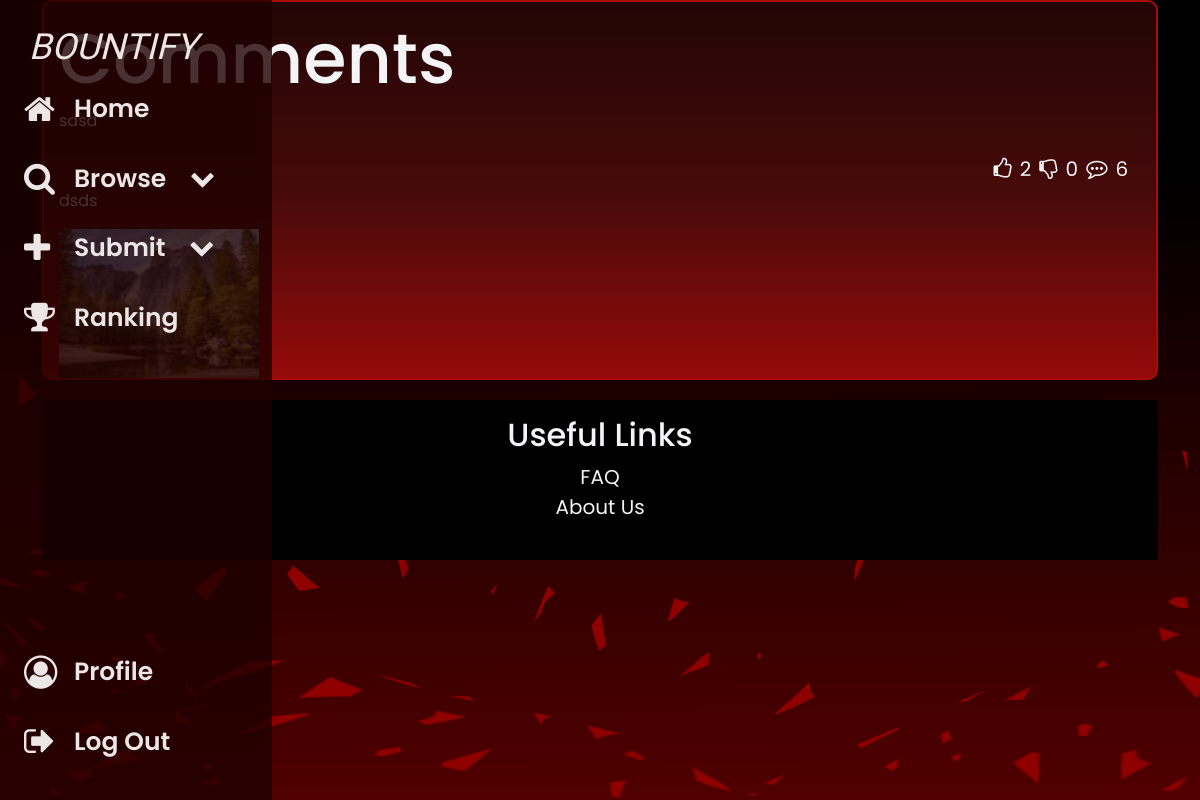
The page /post/2 (signed in) on the database as committed earlier.
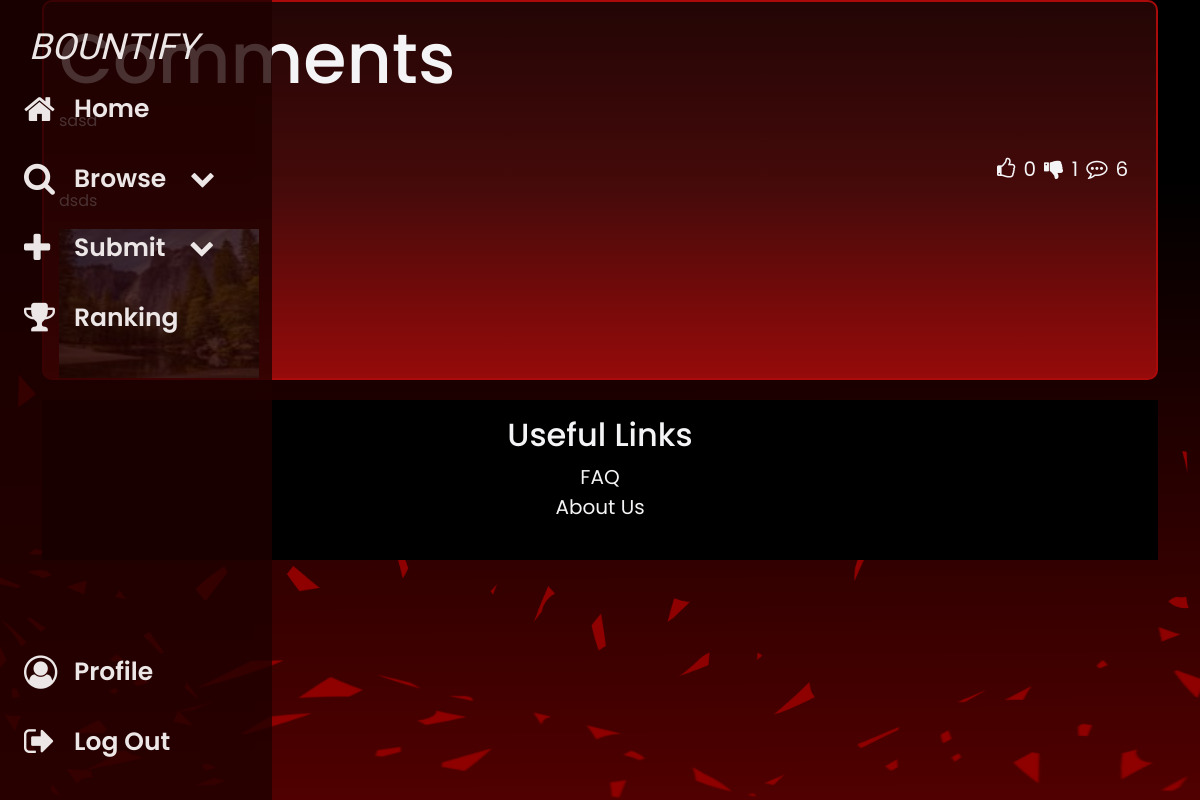
The same page on the database as committed later.
### app/models.py (models this page shows)
class Post(db.Model): #discussion posts, flag = "discussion"
    pid = db.Column(db.Integer, primary_key=True)
    uid = db.Column(db.Integer, db.ForeignKey('user.uid'))
    user = db.relationship('User', backref='post')
    title = db.Column(db.String(100))
    img = db.Column(db.String(100), nullable=False)
    desc = db.Column(db.String(1000))
    flag = db.Column(db.String(100)) #Bounty, Listing, Discussion
    timestamp = db.Column(db.DateTime(timezone=True), default=func.now())
    likes = db.Column(db.Integer, default = 0)
    dislikes = db.Column(db.Integer, default = 0)
    price = db.Column(db.Integer, default = 0)
    status = db.Column(db.String(100))
    com_num = db.Column(db.Integer, default = 0)
    claimed = db.Column(db.String(100), default=False) #if the logged in user has claimed this bounty or not

### app/routes.py (the view, shortened to what this page needs)
@routes.route('/post/<int:post_id>', methods=['GET', 'POST'])
def post(post_id):
    post = Post.query.get_or_404(post_id)
    comments = Comments.query.filter_by(pid=post_id).all()
    form = CommentForm()
    lip = [like.pid for like in Likes.query.filter_by(uid=current_user.uid, liked=True).all()]
    dip = [like.pid for like in Likes.query.filter_by(uid=current_user.uid, disliked=True).all()]
    return render_template('post.html', user=current_user, post=post, comments=comments, form=form, lip=lip, dip=dip)

### app/__init__.py (called while the page is built)
def create_app(config_class=Config):
    app = Flask(__name__)
    app.config.from_object(config_class)
    app.config['SECRET_KEY'] = os.environ.get('FLASK_SECRET_KEY', 'default_secret_key')
    app.config['SQLALCHEMY_DATABASE_URI'] = f'sqlite:///{DB_NAME}'
    app.config['POST_FOLDER'] = 'static/posts'
    db.init_app(app)
    migrate.init_app(app, db)  # Initialize Flask-Migrate with the app and db
    from .routes import routes
    from .auth import auth
    from .models import User, Post, Comments, Likes, Sell, Promote
    with app.app_context():
        db.create_all()
    app.register_blueprint(routes, url_prefix='/')
    app.register_blueprint(auth, url_prefix='/')
    login_manager = LoginManager()
    login_manager.login_view = 'auth.login'
    login_manager.init_app(app)
    @login_manager.user_loader
    def load_user(id):
        return User.query.get(int(id))
    return app

### app/templates/post.html (shortened to what this page needs)
{% extends "base.html" %}
{% block content %}
<div class="home">
    <div class="container">
        <div class="postbubble">
            <div class="comments-container">
                <h1>Comments</h1>
                <p>{{ post.title }}</p>
                <div class="reactbar" style="opacity: 1">
                    <button id="likeButton-{{ post.pid }}" class="reactbutton like" onclick="toggleLike(this, {{ post.pid }})">
                        {% if post.pid in lip %}
                        <i class="fa fa-thumbs-up fa-lg"></i>
                        {% else %}
                        <i class="fa fa-thumbs-o-up fa-lg"></i>
                        {% endif %}
                    </button>
                    <span id="likeCount-{{ post.pid }}" class="reactnumber">{{ post.likes }}</span>
                    <button id="dislikeButton-{{ post.pid }}" class="reactbutton" onclick="toggleLike(this, {{ post.pid }})">
                        {% if post.pid in dip %}
                        <i class="fa fa-thumbs-down fa-lg"></i>
                        {% else %}
                        <i class="fa fa-thumbs-o-down fa-lg"></i>
                        {% endif %}
                    </button>
                    <span id="dislikeCount-{{ post.pid }}" class="reactnumber">{{ post.dislikes }}</span>
                    <button id="commentButton-{{ post.pid }}" class="reactbutton">
                        <i class="fa fa-commenting-o fa-lg"></i>
                    </button>
                    <span id="commentCount-{{ post.pid }}" class="reactnumber">{{ comments|length }}</span>
                </div>
                <p>{{ post.desc }}</p>
                <img src="{{ url_for('static', filename='images/posts/' + post.img) }}" alt="Post Image" width="200" height="150">
    {% for comment in comments %}
    <div class="comment">
      <div class="username">
      </div>
    </div>
    {% endfor %}
  </div>
</div>
{% endblock %}

Rows that differ between the two databases and show on the page:
changed Post "sdsd": likes "2" → "0"; dislikes "0" → "1"
